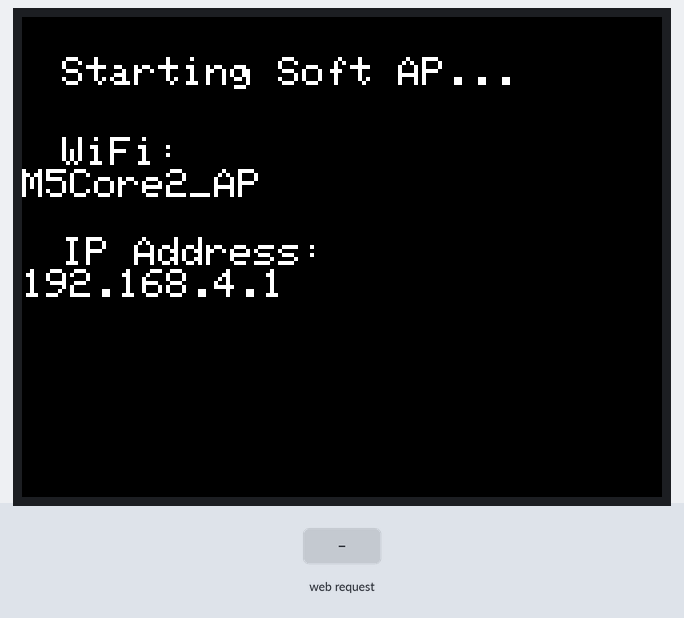
Bench run of a sketch on a simulated ESP32. On the bench: 320×240 colour display. The test bench sets the inputs (shaded band). What the sketch prints to the serial monitor is not drawn.

Above: at 1.4 s.
1.5 s: HTTP request GET /red received
At 2.7 s:
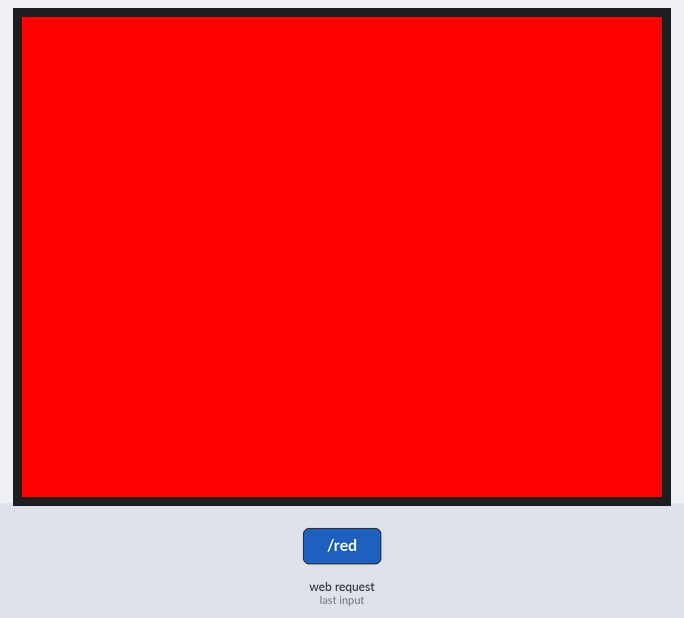
3.0 s: HTTP request GET /blue received
At 4.0 s:
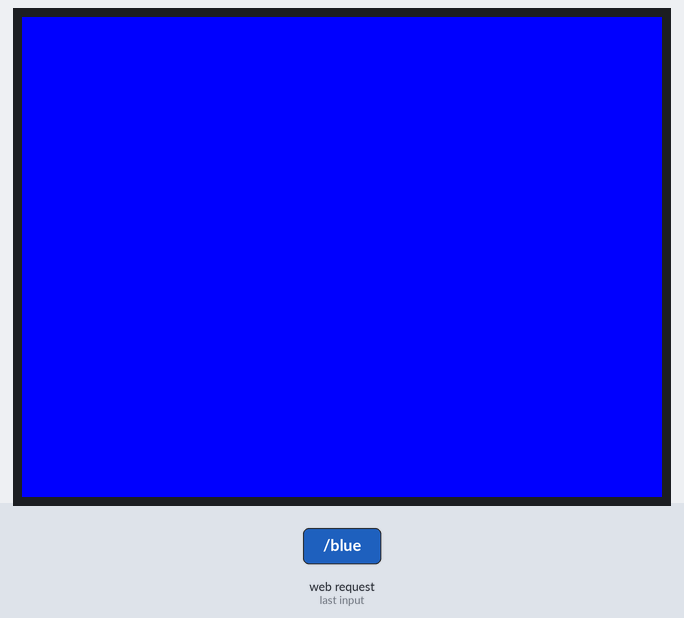
Timing chart, 0 to 6.0 s (numbered marks = the images above; inputs shaded):
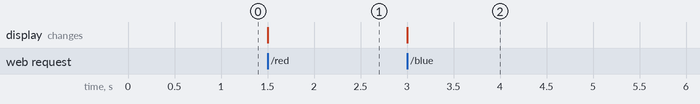

The sketch:

WiFiAccessPoint_Color.ino
```cpp
#include <M5Core2.h>
#include <WiFi.h>
#include <WebServer.h>

// Wi-Fi network created by the M5Core2
const char* ssid = "M5Core2_AP";
const char* password = "12345678";

// Create web server on port 80
WebServer server(80);

// Current screen color
uint16_t currentColor = BLACK;

void handleRoot() {
  String html = R"rawliteral(
<!DOCTYPE html>
<html>
<head>
  <title>M5Core2 Color Control</title>
  <meta name="viewport" content="width=device-width, initial-scale=1">
  <style>
    body {
      font-family: Arial;
      text-align: center;
      background: #222;
      color: white;
      padding-top: 40px;
    }

    button {
      width: 200px;
      height: 70px;
      margin: 10px;
      font-size: 22px;
      border: none;
      border-radius: 12px;
      cursor: pointer;
    }

    .red {
      background: red;
      color: white;
    }

    .blue {
      background: blue;
      color: white;
    }
  </style>
</head>

<body>
  <h1>M5Core2 Color Control</h1>

  <button class="red" onclick="location.href='/red'">
    RED
  </button>

  <button class="blue" onclick="location.href='/blue'">
    BLUE
  </button>

</body>
</html>
)rawliteral";

  server.send(200, "text/html", html);
}

void handleRed() {
  currentColor = RED;
  M5.Lcd.fillScreen(RED);

  server.sendHeader("Location", "/");
  server.send(303);
}

void handleBlue() {
  currentColor = BLUE;
  M5.Lcd.fillScreen(BLUE);

  server.sendHeader("Location", "/");
  server.send(303);
}

void setup() {
  M5.begin();

  M5.Lcd.fillScreen(BLACK);
  M5.Lcd.setTextColor(WHITE);
  M5.Lcd.setTextSize(2);
  M5.Lcd.setCursor(20, 20);
  M5.Lcd.println("Starting Soft AP...");

  // Create Wi-Fi access point
  WiFi.softAP(ssid, password);

  // Display network information
  IPAddress IP = WiFi.softAPIP();

  M5.Lcd.setCursor(20, 60);
  M5.Lcd.println("WiFi:");
  M5.Lcd.println(ssid);

  M5.Lcd.setCursor(20, 110);
  M5.Lcd.println("IP Address:");
  M5.Lcd.println(IP);

  // Webpage
  server.on("/", handleRoot);

  // Buttons
  server.on("/red", handleRed);
  server.on("/blue", handleBlue);

  // Start server
  server.begin();

  Serial.begin(115200);
  Serial.println("Soft AP started");
  Serial.print("IP address: ");
  Serial.println(IP);
}

void loop() {
  // Check for incoming webpage requests
  server.handleClient();
}
```

Measured:
- after the input at 1.5 s, the display: changes at once (image 1)
- after the input at 3.0 s, the display: changes at once (image 2)
